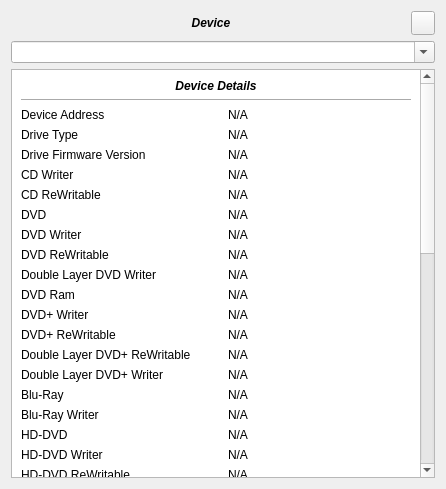
<?xml version="1.0" encoding="UTF-8"?>
<ui version="4.0">
 <class>DiscUi</class>
 <widget class="QWidget" name="DiscUi">
  <property name="geometry">
   <rect>
    <x>0</x>
    <y>0</y>
    <width>446</width>
    <height>489</height>
   </rect>
  </property>
  <property name="windowTitle">
   <string>DistDetails</string>
  </property>
  <layout class="QVBoxLayout" name="verticalLayout">
   <item>
    <layout class="QHBoxLayout" name="horizontalLayout">
     <property name="spacing">
      <number>0</number>
     </property>
     <property name="margin">
      <number>0</number>
     </property>
     <item>
      <widget class="QLabel" name="label">
       <property name="sizePolicy">
        <sizepolicy hsizetype="MinimumExpanding" vsizetype="Preferred">
         <horstretch>0</horstretch>
         <verstretch>0</verstretch>
        </sizepolicy>
       </property>
       <property name="font">
        <font>
         <weight>75</weight>
         <italic>true</italic>
         <bold>true</bold>
        </font>
       </property>
       <property name="text">
        <string>Device</string>
       </property>
       <property name="alignment">
        <set>Qt::AlignCenter</set>
       </property>
      </widget>
     </item>
     <item>
      <widget class="QPushButton" name="close_button">
       <property name="minimumSize">
        <size>
         <width>24</width>
         <height>24</height>
        </size>
       </property>
       <property name="maximumSize">
        <size>
         <width>24</width>
         <height>24</height>
        </size>
       </property>
       <property name="text">
        <string/>
       </property>
      </widget>
     </item>
    </layout>
   </item>
   <item>
    <widget class="QComboBox" name="devices_combo">
     <property name="editable">
      <bool>true</bool>
     </property>
    </widget>
   </item>
   <item>
    <widget class="QScrollArea" name="volume_area">
     <property name="widgetResizable">
      <bool>true</bool>
     </property>
     <widget class="QWidget" name="volume_area_widget">
      <property name="geometry">
       <rect>
        <x>0</x>
        <y>0</y>
        <width>415</width>
        <height>872</height>
       </rect>
      </property>
      <property name="styleSheet">
       <string notr="true">QWidget{ 
	background-color : palette(base);
	color : palette(text);
}</string>
      </property>
      <layout class="QVBoxLayout" name="verticalLayout_2">
       <item>
        <widget class="QLabel" name="label_3">
         <property name="font">
          <font>
           <weight>75</weight>
           <italic>true</italic>
           <bold>true</bold>
          </font>
         </property>
         <property name="text">
          <string>Device Details</string>
         </property>
         <property name="alignment">
          <set>Qt::AlignCenter</set>
         </property>
        </widget>
       </item>
       <item>
        <widget class="Line" name="line">
         <property name="orientation">
          <enum>Qt::Horizontal</enum>
         </property>
        </widget>
       </item>
       <item>
        <layout class="QFormLayout" name="formLayout">
         <property name="horizontalSpacing">
          <number>37</number>
         </property>
         <item row="0" column="1">
          <widget class="QLabel" name="device_address_text">
           <property name="text">
            <string>N/A</string>
           </property>
          </widget>
         </item>
         <item row="0" column="0">
          <widget class="QLabel" name="device_address_label">
           <property name="text">
            <string>Device Address</string>
           </property>
          </widget>
         </item>
         <item row="1" column="0">
          <widget class="QLabel" name="drive_type_label">
           <property name="text">
            <string>Drive Type</string>
           </property>
          </widget>
         </item>
         <item row="1" column="1">
          <widget class="QLabel" name="drive_type_text">
           <property name="text">
            <string>N/A</string>
           </property>
          </widget>
         </item>
         <item row="2" column="1">
          <widget class="QLabel" name="firmware_text">
           <property name="text">
            <string>N/A</string>
           </property>
          </widget>
         </item>
         <item row="2" column="0">
          <widget class="QLabel" name="firmware_label">
           <property name="text">
            <string>Drive Firmware Version</string>
           </property>
          </widget>
         </item>
         <item row="3" column="1">
          <widget class="QLabel" name="cdr_text">
           <property name="text">
            <string>N/A</string>
           </property>
          </widget>
         </item>
         <item row="3" column="0">
          <widget class="QLabel" name="cdr_label">
           <property name="text">
            <string>CD Writer</string>
           </property>
          </widget>
         </item>
         <item row="4" column="1">
          <widget class="QLabel" name="cdrw_text">
           <property name="text">
            <string>N/A</string>
           </property>
          </widget>
         </item>
         <item row="4" column="0">
          <widget class="QLabel" name="cdrw_label">
           <property name="text">
            <string>CD ReWritable</string>
           </property>
          </widget>
         </item>
         <item row="5" column="1">
          <widget class="QLabel" name="dvd_text">
           <property name="text">
            <string>N/A</string>
           </property>
          </widget>
         </item>
         <item row="5" column="0">
          <widget class="QLabel" name="dvd_label">
           <property name="text">
            <string>DVD</string>
           </property>
          </widget>
         </item>
         <item row="6" column="1">
          <widget class="QLabel" name="dvdr_text">
           <property name="text">
            <string>N/A</string>
           </property>
          </widget>
         </item>
         <item row="6" column="0">
          <widget class="QLabel" name="dvdr_label">
           <property name="text">
            <string>DVD Writer</string>
           </property>
          </widget>
         </item>
         <item row="7" column="1">
          <widget class="QLabel" name="dvdrw_text">
           <property name="text">
            <string>N/A</string>
           </property>
          </widget>
         </item>
         <item row="7" column="0">
          <widget class="QLabel" name="dvdrw_label">
           <property name="text">
            <string>DVD ReWritable</string>
           </property>
          </widget>
         </item>
         <item row="8" column="1">
          <widget class="QLabel" name="dvdrdl_text">
           <property name="text">
            <string>N/A</string>
           </property>
          </widget>
         </item>
         <item row="8" column="0">
          <widget class="QLabel" name="dvdrdl_label">
           <property name="text">
            <string>Double Layer DVD Writer</string>
           </property>
          </widget>
         </item>
         <item row="9" column="1">
          <widget class="QLabel" name="dvdram_text">
           <property name="text">
            <string>N/A</string>
           </property>
          </widget>
         </item>
         <item row="9" column="0">
          <widget class="QLabel" name="dvdram_label">
           <property name="text">
            <string>DVD Ram</string>
           </property>
          </widget>
         </item>
         <item row="10" column="0">
          <widget class="QLabel" name="dvdplusr_label">
           <property name="text">
            <string>DVD+ Writer</string>
           </property>
          </widget>
         </item>
         <item row="10" column="1">
          <widget class="QLabel" name="dvdplusr_text">
           <property name="text">
            <string>N/A</string>
           </property>
          </widget>
         </item>
         <item row="11" column="0">
          <widget class="QLabel" name="dvdplusrw_label">
           <property name="text">
            <string>DVD+ ReWritable</string>
           </property>
          </widget>
         </item>
         <item row="11" column="1">
          <widget class="QLabel" name="dvdplusrw_text">
           <property name="text">
            <string>N/A</string>
           </property>
          </widget>
         </item>
         <item row="12" column="0">
          <widget class="QLabel" name="dvdplusrwdl_label">
           <property name="text">
            <string>Double Layer DVD+ ReWritable</string>
           </property>
          </widget>
         </item>
         <item row="12" column="1">
          <widget class="QLabel" name="dvdplusrwdl_text">
           <property name="text">
            <string>N/A</string>
           </property>
          </widget>
         </item>
         <item row="13" column="0">
          <widget class="QLabel" name="dvdplusrdl_label">
           <property name="text">
            <string>Double Layer DVD+ Writer</string>
           </property>
          </widget>
         </item>
         <item row="13" column="1">
          <widget class="QLabel" name="dvdplusrdl_text">
           <property name="text">
            <string>N/A</string>
           </property>
          </widget>
         </item>
         <item row="14" column="0">
          <widget class="QLabel" name="bd_label">
           <property name="text">
            <string>Blu-Ray</string>
           </property>
          </widget>
         </item>
         <item row="14" column="1">
          <widget class="QLabel" name="bd_text">
           <property name="text">
            <string>N/A</string>
           </property>
          </widget>
         </item>
         <item row="15" column="0">
          <widget class="QLabel" name="bdr_label">
           <property name="text">
            <string>Blu-Ray Writer</string>
           </property>
          </widget>
         </item>
         <item row="15" column="1">
          <widget class="QLabel" name="bdr_text">
           <property name="text">
            <string>N/A</string>
           </property>
          </widget>
         </item>
         <item row="16" column="0">
          <widget class="QLabel" name="hddvd_label">
           <property name="text">
            <string>HD-DVD</string>
           </property>
          </widget>
         </item>
         <item row="16" column="1">
          <widget class="QLabel" name="hddvd_text">
           <property name="text">
            <string>N/A</string>
           </property>
          </widget>
         </item>
         <item row="17" column="0">
          <widget class="QLabel" name="hddvdr_label">
           <property name="text">
            <string>HD-DVD Writer</string>
           </property>
          </widget>
         </item>
         <item row="17" column="1">
          <widget class="QLabel" name="hddvdr_text">
           <property name="text">
            <string>N/A</string>
           </property>
          </widget>
         </item>
         <item row="18" column="0">
          <widget class="QLabel" name="hddvdrw_label">
           <property name="text">
            <string>HD-DVD ReWritable</string>
           </property>
          </widget>
         </item>
         <item row="18" column="1">
          <widget class="QLabel" name="hddvdrw_text">
           <property name="text">
            <string>N/A</string>
           </property>
          </widget>
         </item>
        </layout>
       </item>
       <item>
        <spacer name="verticalSpacer_3">
         <property name="orientation">
          <enum>Qt::Vertical</enum>
         </property>
         <property name="sizeType">
          <enum>QSizePolicy::Fixed</enum>
         </property>
         <property name="sizeHint" stdset="0">
          <size>
           <width>20</width>
           <height>17</height>
          </size>
         </property>
        </spacer>
       </item>
       <item>
        <widget class="QLabel" name="label_2">
         <property name="font">
          <font>
           <weight>75</weight>
           <italic>true</italic>
           <bold>true</bold>
          </font>
         </property>
         <property name="text">
          <string>Disc Details</string>
         </property>
         <property name="alignment">
          <set>Qt::AlignCenter</set>
         </property>
        </widget>
       </item>
       <item>
        <widget class="Line" name="line_2">
         <property name="orientation">
          <enum>Qt::Horizontal</enum>
         </property>
        </widget>
       </item>
       <item>
        <layout class="QFormLayout" name="formLayout_2">
         <property name="horizontalSpacing">
          <number>37</number>
         </property>
         <property name="leftMargin">
          <number>25</number>
         </property>
         <item row="1" column="0">
          <widget class="QLabel" name="disc_type_label">
           <property name="text">
            <string>Current Disc Type</string>
           </property>
          </widget>
         </item>
         <item row="1" column="1">
          <widget class="QLabel" name="disc_type_text">
           <property name="text">
            <string>N/A</string>
           </property>
          </widget>
         </item>
         <item row="2" column="0">
          <widget class="QLabel" name="disc_blank_label">
           <property name="text">
            <string>Disc Is Blank</string>
           </property>
          </widget>
         </item>
         <item row="2" column="1">
          <widget class="QLabel" name="disc_blank_text">
           <property name="text">
            <string>N/A</string>
           </property>
          </widget>
         </item>
         <item row="3" column="0">
          <widget class="QLabel" name="disc_capacity_label">
           <property name="text">
            <string>Disc Capacity</string>
           </property>
          </widget>
         </item>
         <item row="3" column="1">
          <widget class="QLabel" name="disc_capacity_text">
           <property name="text">
            <string>N/A</string>
           </property>
          </widget>
         </item>
         <item row="0" column="0">
          <widget class="QLabel" name="read_speed_label">
           <property name="text">
            <string>Read Speed</string>
           </property>
          </widget>
         </item>
         <item row="0" column="1">
          <widget class="QLabel" name="read_speed_text">
           <property name="text">
            <string>N/A</string>
           </property>
          </widget>
         </item>
         <item row="4" column="0">
          <widget class="QLabel" name="removable_media_label">
           <property name="text">
            <string>Removable Media Available</string>
           </property>
          </widget>
         </item>
         <item row="4" column="1">
          <widget class="QLabel" name="removable_media_text">
           <property name="text">
            <string>N/A</string>
           </property>
          </widget>
         </item>
        </layout>
       </item>
       <item>
        <spacer name="verticalSpacer_2">
         <property name="orientation">
          <enum>Qt::Vertical</enum>
         </property>
         <property name="sizeType">
          <enum>QSizePolicy::Fixed</enum>
         </property>
         <property name="sizeHint" stdset="0">
          <size>
           <width>20</width>
           <height>17</height>
          </size>
         </property>
        </spacer>
       </item>
       <item>
        <widget class="QLabel" name="label_4">
         <property name="font">
          <font>
           <weight>75</weight>
           <italic>true</italic>
           <bold>true</bold>
          </font>
         </property>
         <property name="text">
          <string>Volume Details</string>
         </property>
         <property name="alignment">
          <set>Qt::AlignCenter</set>
         </property>
        </widget>
       </item>
       <item>
        <widget class="Line" name="line_3">
         <property name="orientation">
          <enum>Qt::Horizontal</enum>
         </property>
        </widget>
       </item>
       <item>
        <layout class="QFormLayout" name="formLayout_3">
         <property name="fieldGrowthPolicy">
          <enum>QFormLayout::ExpandingFieldsGrow</enum>
         </property>
         <property name="horizontalSpacing">
          <number>37</number>
         </property>
         <item row="0" column="0">
          <widget class="QLabel" name="volume_label">
           <property name="text">
            <string>Volume Label</string>
           </property>
          </widget>
         </item>
         <item row="1" column="0">
          <widget class="QLabel" name="fstype_label">
           <property name="text">
            <string>File System Type</string>
           </property>
          </widget>
         </item>
         <item row="1" column="1">
          <widget class="QLabel" name="fstype_text">
           <property name="text">
            <string>N/A</string>
           </property>
          </widget>
         </item>
         <item row="2" column="0">
          <widget class="QLabel" name="fsversion_label">
           <property name="text">
            <string>File System Version</string>
           </property>
          </widget>
         </item>
         <item row="2" column="1">
          <widget class="QLabel" name="fsversion_text">
           <property name="text">
            <string>N/A</string>
           </property>
          </widget>
         </item>
         <item row="3" column="0">
          <widget class="QLabel" name="disc_type_label_2">
           <property name="text">
            <string>Disc Type</string>
           </property>
          </widget>
         </item>
         <item row="3" column="1">
          <widget class="QLabel" name="disc_type_text_2">
           <property name="text">
            <string>N/A</string>
           </property>
          </widget>
         </item>
         <item row="6" column="0">
          <widget class="QLabel" name="mountpoint_label">
           <property name="text">
            <string>Mount Point</string>
           </property>
          </widget>
         </item>
         <item row="6" column="1">
          <widget class="QLineEdit" name="mountpoint_text">
           <property name="readOnly">
            <bool>true</bool>
           </property>
          </widget>
         </item>
         <item row="7" column="0">
          <widget class="QLabel" name="appendable_label">
           <property name="text">
            <string>Appendable</string>
           </property>
          </widget>
         </item>
         <item row="7" column="1">
          <widget class="QLabel" name="appendable_text">
           <property name="text">
            <string>N/A</string>
           </property>
          </widget>
         </item>
         <item row="4" column="0">
          <widget class="QLabel" name="volume_size_label">
           <property name="text">
            <string>Volume Size</string>
           </property>
          </widget>
         </item>
         <item row="4" column="1">
          <widget class="QLabel" name="volume_size_text">
           <property name="text">
            <string>N/A</string>
           </property>
          </widget>
         </item>
         <item row="5" column="0">
          <widget class="QLabel" name="block_size_label">
           <property name="text">
            <string>Block Size</string>
           </property>
          </widget>
         </item>
         <item row="5" column="1">
          <widget class="QLabel" name="block_size_text">
           <property name="text">
            <string>N/A</string>
           </property>
          </widget>
         </item>
         <item row="9" column="0">
          <widget class="QLabel" name="audio_label">
           <property name="text">
            <string>Audio</string>
           </property>
          </widget>
         </item>
         <item row="9" column="1">
          <widget class="QLabel" name="audio_text">
           <property name="text">
            <string>N/A</string>
           </property>
          </widget>
         </item>
         <item row="10" column="0">
          <widget class="QLabel" name="vcd_label">
           <property name="text">
            <string>VCD</string>
           </property>
          </widget>
         </item>
         <item row="10" column="1">
          <widget class="QLabel" name="vcd_text">
           <property name="text">
            <string>N/A</string>
           </property>
          </widget>
         </item>
         <item row="13" column="0">
          <widget class="QLabel" name="vbr_label">
           <property name="text">
            <string>Video BluRay</string>
           </property>
          </widget>
         </item>
         <item row="13" column="1">
          <widget class="QLabel" name="vbr_text">
           <property name="text">
            <string>N/A</string>
           </property>
          </widget>
         </item>
         <item row="12" column="0">
          <widget class="QLabel" name="vdvd_label">
           <property name="text">
            <string>Video DVD</string>
           </property>
          </widget>
         </item>
         <item row="12" column="1">
          <widget class="QLabel" name="vdvd_text">
           <property name="text">
            <string>N/A</string>
           </property>
          </widget>
         </item>
         <item row="8" column="0">
          <widget class="QLabel" name="data_label">
           <property name="text">
            <string>Data Disc</string>
           </property>
          </widget>
         </item>
         <item row="8" column="1">
          <widget class="QLabel" name="data_text">
           <property name="text">
            <string>N/A</string>
           </property>
          </widget>
         </item>
         <item row="11" column="0">
          <widget class="QLabel" name="svcd_label">
           <property name="text">
            <string>Super VCD</string>
           </property>
          </widget>
         </item>
         <item row="11" column="1">
          <widget class="QLabel" name="svcd_text">
           <property name="text">
            <string>N/A</string>
           </property>
          </widget>
         </item>
         <item row="0" column="1">
          <widget class="QLineEdit" name="volume_text">
           <property name="readOnly">
            <bool>true</bool>
           </property>
          </widget>
         </item>
        </layout>
       </item>
       <item>
        <spacer name="verticalSpacer">
         <property name="orientation">
          <enum>Qt::Vertical</enum>
         </property>
         <property name="sizeHint" stdset="0">
          <size>
           <width>20</width>
           <height>24</height>
          </size>
         </property>
        </spacer>
       </item>
      </layout>
     </widget>
    </widget>
   </item>
  </layout>
 </widget>
 <resources/>
 <connections/>
</ui>
